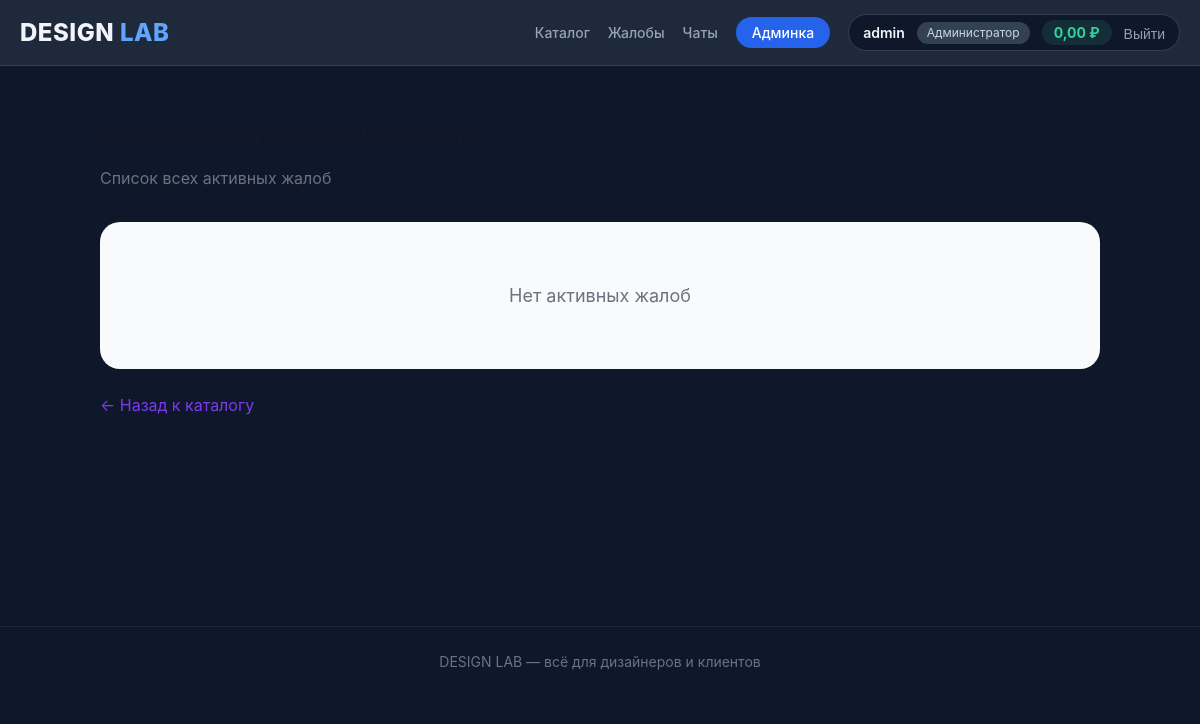
Page /complaints/ (signed in) on the committed database.
### accounts/models.py (models this page shows, shortened)
class User(AbstractUser):
    ROLE_CHOICES = [
        ('admin', 'Администратор'),
        ('designer', 'Дизайнер'),
        ('client', 'Клиент'),
    ]
    role = models.CharField(max_length=20, choices=ROLE_CHOICES, default='client')
    phone = models.CharField(max_length=20, blank=True)
    avatar = models.ImageField(upload_to='avatars/', blank=True, null=True)
    bio = models.TextField(blank=True)
    company = models.CharField(max_length=200, blank=True)
    gender = models.CharField(max_length=10, blank=True)
    birth_date = models.DateField(null=True, blank=True)
    age = models.IntegerField(null=True, blank=True)
    created_at = models.DateTimeField(auto_now_add=True)
    last_seen = models.DateTimeField(null=True, blank=True)
    balance = models.DecimalField(max_digits=10, decimal_places=2, default=0, verbose_name='Баланс (руб)')
    @property
    def is_admin(self):
        return self.role == 'admin'

### core/views.py (the view)
# urls.py: path('complaints/', views.complaints_list, name='complaints_list'),
@login_required
def complaints_list(request):
    if not request.user.is_admin:
        messages.error(request, 'Доступ только для администратора')
        return redirect('home')
    complaints = Complaint.objects.filter(is_reviewed=False).order_by('-created_at')
    unread_count = Message.objects.filter(receiver=request.user, is_read=False).count()
    return render(request, 'complaints_list.html', {'complaints': complaints, 'unread_count': unread_count})

### templates/complaints_list.html (shortened to what this page needs)
{% extends 'base.html' %}
{% block content %}
<div style="max-width: 1000px; margin: 0 auto;">
    <h1 style="font-size: 32px; font-weight: 700; color: #111827; margin-bottom: 8px;">
    </h1>
    <p style="color: #6b7280; margin-bottom: 32px;">
        Список всех активных жалоб
    </p>
    {% if complaints %}
        {% for complaint in complaints %}
        <div style="background: #ffffff; border: 1px solid #e5e7eb; border-radius: 16px; padding: 20px; margin-bottom: 16px;">
            <div style="display: flex; justify-content: space-between; align-items: flex-start; flex-wrap: wrap; gap: 12px;">
                <div>
                    <h3 style="font-size: 18px; font-weight: 600; color: #111827;">
                        {{ complaint.service.title }}
                    </h3>
                    <p style="color: #6b7280; font-size: 14px;">
                        Дизайнер: {{ complaint.service.designer.username }}
                    </p>
                    <p style="color: #6b7280; font-size: 14px;">
                        Жалоба от: {{ complaint.user.username }}
                    </p>
                    <p style="color: #4b5563; font-size: 14px; margin-top: 8px; background: #f9fafb; padding: 8px 12px; border-radius: 8px;">
                        <strong>Причина:</strong> {{ complaint.reason }}
                    </p>
                    <p style="color: #9ca3af; font-size: 12px; margin-top: 8px;">
                        Дата: {{ complaint.created_at|date:"d.m.Y H:i" }}
                    </p>
                    <a href="{% url 'service_detail' complaint.service.id %}" style="color: #7c3aed; text-decoration: none; font-size: 14px; margin-top: 8px; display: inline-block;">
                        Перейти к объявлению →
                    </a>
                </div>
                <div style="display: flex; gap: 10px; flex-wrap: wrap;">
                    <a href="{% url 'complaint_action' complaint.id 'delete' %}"
                       style="background: #dc2626; color: #fff; padding: 8px 20px; border-radius: 30px; text-decoration: none; font-size: 14px; font-weight: 500;"
                       onclick="return confirm('Точно удалить объявление?')">
                        Удалить объявление
                    </a>
                    <a href="{% url 'complaint_action' complaint.id 'reject' %}"
                       style="background: #e5e7eb; color: #374151; padding: 8px 20px; border-radius: 30px; text-decoration: none; font-size: 14px; font-weight: 500;">
                        Отклонить жалобу
                    </a>
                </div>
            </div>
        </div>
        {% endfor %}
    {% else %}
        <div style="text-align: center; padding: 60px 20px; background: #f9fafb; border-radius: 20px;">
            <p style="color: #6b7280; font-size: 18px;">
                Нет активных жалоб
            </p>
        </div>
    {% endif %}
    <div style="margin-top: 24px;">
        <a href="{% url 'services_list' %}" style="color: #7c3aed; text-decoration: none;">
            ← Назад к каталогу
        </a>
    </div>
</div>
{% endblock %}

### templates/base.html (shortened to what this page needs)
<!DOCTYPE html>
<html lang="ru">
<head>
</head>
<body>
    <header class="header">
        <div class="container">
            <div class="header-content">
                <a href="/" class="logo">DESIGN <span>LAB</span></a>
                <div class="nav">
                    {% if user.is_authenticated %}
                        <a href="{% url 'services_list' %}">Каталог</a>
                        {% if user.is_admin %}
                            <a href="{% url 'complaints_list' %}">Жалобы</a>
                            <a href="{% url 'chats_list' %}">
                                Чаты
                            </a>
                            <a href="/admin/" class="admin-link">Админка</a>
                        {% endif %}
                        <div class="user-info">
                            <span class="user-name">{{ user.username }}</span>
                            <span class="user-role">{{ user.get_role_display }}</span>
                            <span class="user-balance">{{ user.balance }} ₽</span>
                            <form method="post" action="{% url 'logout' %}" style="display:inline;">
                                <button type="submit" class="logout-btn">Выйти</button>
                            </form>
                        </div>
                    {% else %}
                        <a href="{% url 'login' %}">Вход</a>
                        <a href="{% url 'register' %}">Регистрация</a>
                    {% endif %}
                </div>
            </div>
        </div>
    </header>
    <main class="main">
        <div class="container">
            {% block content %}
            {% endblock %}
        </div>
    </main>
    <footer class="footer">
        <div class="container">
            DESIGN LAB — всё для дизайнеров и клиентов
        </div>
    </footer>
</body>
</html>

### templates/base.html (style rules this page uses)
* { margin: 0; padding: 0; box-sizing: border-box; }
body { font-family: -apple-system, BlinkMacSystemFont, 'Segoe UI', Roboto, Arial, sans-serif; background: #0f172a; color: #e2e8f0; line-height: 1.5; }
.container { max-width: 1200px; margin: 0 auto; padding: 0 20px; }
.header { background: #1e293b; border-bottom: 1px solid #334155; padding: 14px 0; position: sticky; top: 0; z-index: 100; }
.header-content { display: flex; justify-content: space-between; align-items: center; flex-wrap: wrap; gap: 12px; }
.logo { font-size: 24px; font-weight: 800; color: #f1f5f9; text-decoration: none; letter-spacing: 0.5px; }
.logo span { color: #60a5fa; }
.nav { display: flex; gap: 18px; align-items: center; flex-wrap: wrap; }
.nav a { text-decoration: none; color: #94a3b8; font-size: 14px; font-weight: 500; transition: color 0.2s; }
.admin-link { background: #2563eb; color: #fff !important; padding: 5px 16px; border-radius: 20px; }
.user-info { display: flex; align-items: center; gap: 12px; background: #0f172a; border: 1px solid #334155; padding: 5px 14px; border-radius: 30px; }
.user-name { font-weight: 600; font-size: 14px; color: #f1f5f9; }
.user-role { font-size: 12px; color: #cbd5e1; background: #334155; padding: 2px 10px; border-radius: 30px; }
.user-balance { font-size: 14px; font-weight: 700; color: #34d399; background: rgba(52, 211, 153, 0.12); padding: 2px 12px; border-radius: 30px; }
.logout-btn { background: none; border: none; color: #94a3b8; cursor: pointer; font-size: 14px; transition: color 0.2s; }
.main { padding: 44px 0; min-height: 70vh; }
.footer { text-align: center; padding: 24px 0; color: #64748b; border-top: 1px solid #1e293b; font-size: 14px; }

### rows in the picture
User: username "admin", role "Администратор", balance "0,00"
